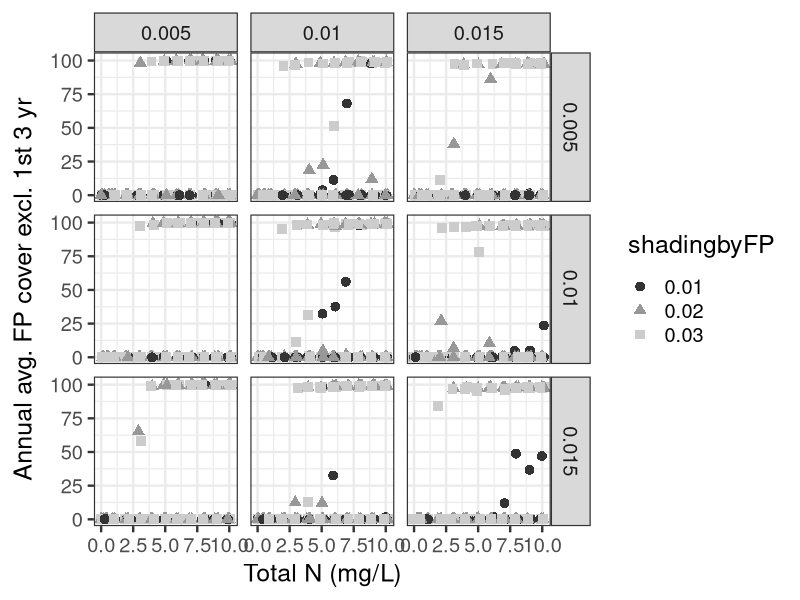
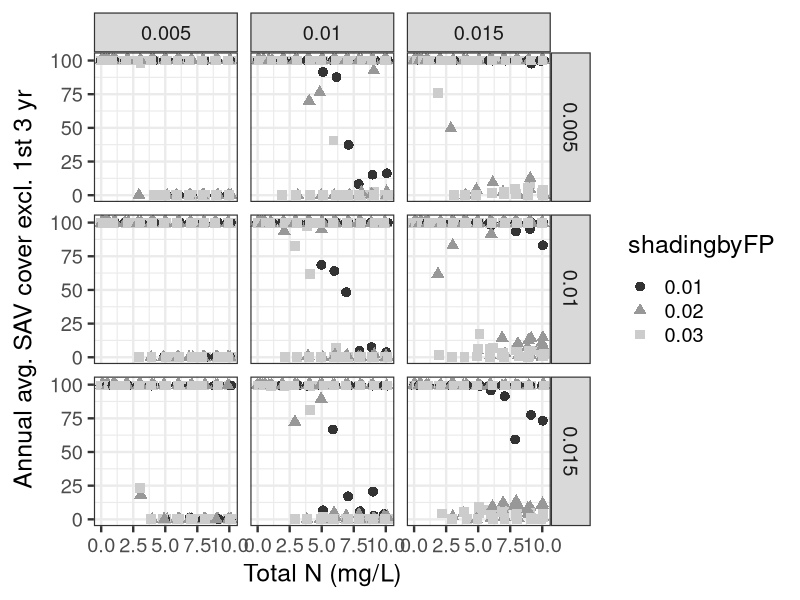
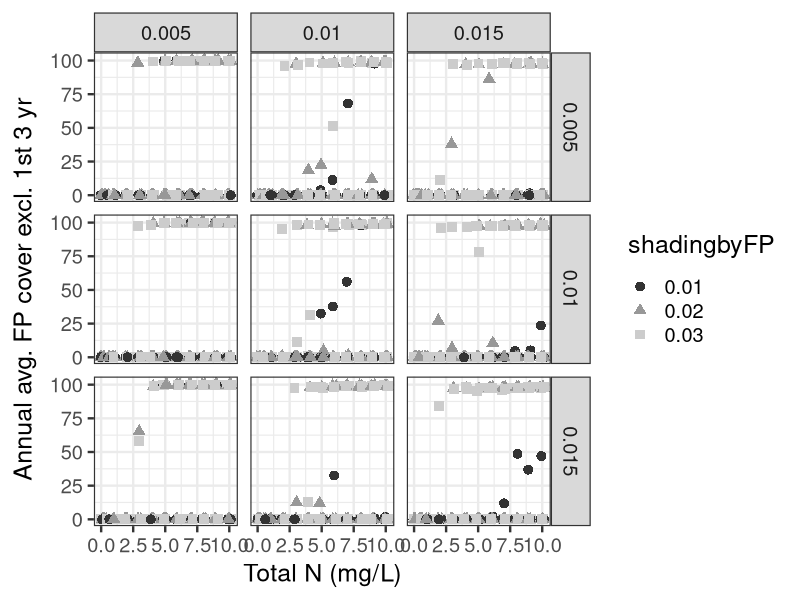
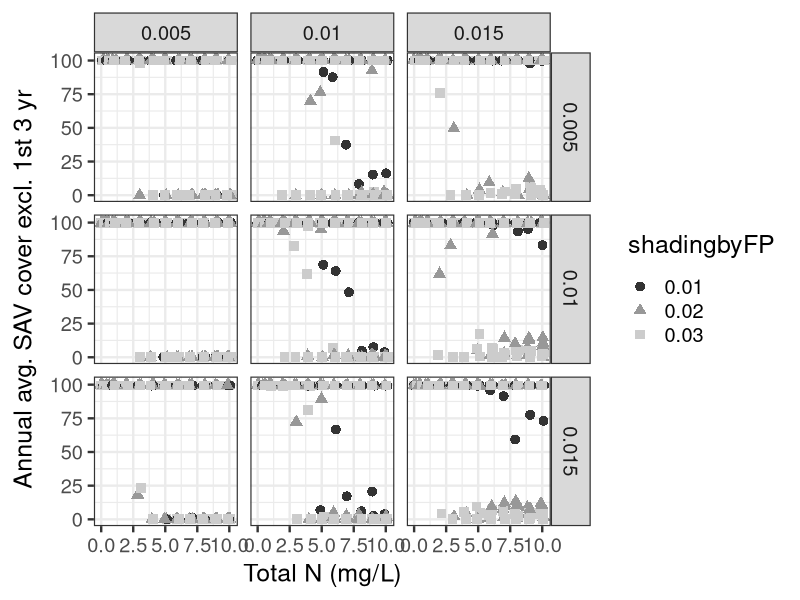

Recreate these plots in R, in order.
#########################################################
# Summarize results from multiple simulations           # 
#                                                       #
# By: Michael J. McCann                                 #
# Created: 3/19/2014                                    #
# Updated: 7/14/2014                                    #
######################################################### 

library(ggplot2)
library(gridExtra)

data <- read.csv("output22.csv") # imports parameter  values for all simulations 
head(data)
nrow(data)


#########################
# Y = average average FP cover for all years (except for first three)
FP_plot <- ggplot(data, aes(x=TOTALN,y=avg_avg_FPcover,
                            colour=as.factor(shadingbyFP),
                            shape=as.factor(shadingbyFP))) 
FP_plot <- FP_plot + scale_colour_grey()
FP_plot <- FP_plot + geom_point(position="jitter",size=3)
FP_plot <- FP_plot + facet_grid(lightlimitationSAV ~ lightlimitation01)
FP_plot <- FP_plot + ylim(0,101)
FP_plot <- FP_plot + xlab("Total N (mg/L)")
FP_plot <- FP_plot + ylab(expression(paste("Annual avg. FP cover excl. 1st 3 yr")))
FP_plot <- FP_plot + labs(colour=expression(paste("shadingbyFP")))
FP_plot <- FP_plot + labs(shape=expression(paste("shadingbyFP")))
FP_plot <- FP_plot + theme_bw(base_size=18)
FP_plot
ggsave(file="output22 - FP&SAV - lots of changes - FP.pdf",FP_plot, height=8,width=11)

SAV_plot <- ggplot(data, aes(x=TOTALN,y=avg_avg_SAVcover,
                             colour=as.factor(shadingbyFP),
                             shape=as.factor(shadingbyFP))) 
SAV_plot <- SAV_plot + scale_colour_grey()
SAV_plot <- SAV_plot + geom_point(position="jitter",size=3)
SAV_plot <- SAV_plot + facet_grid(lightlimitationSAV ~ lightlimitation01)
SAV_plot <- SAV_plot + ylim(0,101)
SAV_plot <- SAV_plot + xlab("Total N (mg/L)")
SAV_plot <- SAV_plot + ylab(expression(paste("Annual avg. SAV cover excl. 1st 3 yr")))
SAV_plot <- SAV_plot + labs(colour=expression(paste("shadingbyFP")))
SAV_plot <- SAV_plot + labs(shape=expression(paste("shadingbyFP")))
SAV_plot <- SAV_plot + theme_bw(base_size=18)
SAV_plot
ggsave(file="output22 - FP&SAV - lots of changes - SAV.pdf",SAV_plot, height=8,width=11)

